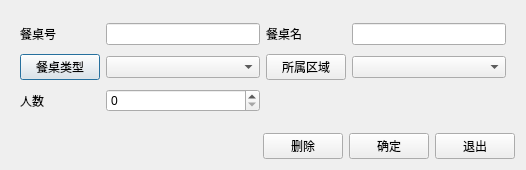
<?xml version="1.0" encoding="UTF-8"?>
<ui version="4.0">
 <class>w_bt_dish_table_new2</class>
 <widget class="QDialog" name="w_bt_dish_table_new2">
  <property name="geometry">
   <rect>
    <x>0</x>
    <y>0</y>
    <width>526</width>
    <height>170</height>
   </rect>
  </property>
  <property name="windowTitle">
   <string>Dialog</string>
  </property>
  <layout class="QVBoxLayout" name="verticalLayout">
   <item>
    <widget class="QFrame" name="frame">
     <property name="outer_stylesheet" stdset="0">
      <string>frame_detail_show</string>
     </property>
     <layout class="QGridLayout" name="gridLayout">
      <item row="0" column="2">
       <widget class="QLabel" name="label_2">
        <property name="text">
         <string>餐桌名</string>
        </property>
       </widget>
      </item>
      <item row="0" column="3">
       <widget class="QLineEdit" name="lineEdit_vch_tablename"/>
      </item>
      <item row="0" column="0">
       <widget class="QLabel" name="label">
        <property name="text">
         <string>餐桌号</string>
        </property>
       </widget>
      </item>
      <item row="1" column="3">
       <widget class="lds_ComboBox" name="comboBox_ch_areano"/>
      </item>
      <item row="0" column="1">
       <widget class="QLineEdit" name="lineEdit_ch_tableno"/>
      </item>
      <item row="1" column="1">
       <widget class="lds_ComboBox" name="comboBox_ch_typeno"/>
      </item>
      <item row="2" column="0">
       <widget class="QLabel" name="label_6">
        <property name="text">
         <string>人数</string>
        </property>
       </widget>
      </item>
      <item row="1" column="0">
       <widget class="pushbutton_underline" name="pushButton_type">
        <property name="text">
         <string>餐桌类型</string>
        </property>
       </widget>
      </item>
      <item row="1" column="2">
       <widget class="pushbutton_underline" name="pushButton_area">
        <property name="text">
         <string>所属区域</string>
        </property>
       </widget>
      </item>
      <item row="2" column="1">
       <widget class="lds_spinbox" name="lineEdit_int_person"/>
      </item>
     </layout>
    </widget>
   </item>
   <item>
    <layout class="QHBoxLayout" name="horizontalLayout">
     <item>
      <spacer name="horizontalSpacer">
       <property name="orientation">
        <enum>Qt::Horizontal</enum>
       </property>
       <property name="sizeHint" stdset="0">
        <size>
         <width>40</width>
         <height>20</height>
        </size>
       </property>
      </spacer>
     </item>
     <item>
      <widget class="lds_toolbar_button" name="pushButton_del">
       <property name="text">
        <string>删除</string>
       </property>
       <property name="outer_stylesheet" stdset="0">
        <string>pushbutton</string>
       </property>
      </widget>
     </item>
     <item>
      <widget class="lds_toolbar_button" name="pushButton_ok">
       <property name="text">
        <string>确定</string>
       </property>
       <property name="outer_stylesheet" stdset="0">
        <string>pushbutton</string>
       </property>
      </widget>
     </item>
     <item>
      <widget class="lds_toolbar_button" name="pushButton_exit">
       <property name="text">
        <string>退出</string>
       </property>
       <property name="outer_stylesheet" stdset="0">
        <string>pushbutton</string>
       </property>
      </widget>
     </item>
    </layout>
   </item>
  </layout>
 </widget>
 <customwidgets>
  <customwidget>
   <class>lds_toolbar_button</class>
   <extends>QPushButton</extends>
   <header>lds_toolbar_button.h</header>
  </customwidget>
  <customwidget>
   <class>lds_spinbox</class>
   <extends>QSpinBox</extends>
   <header>lds_spinbox.h</header>
  </customwidget>
  <customwidget>
   <class>pushbutton_underline</class>
   <extends>QPushButton</extends>
   <header>pushbutton_underline.h</header>
  </customwidget>
  <customwidget>
   <class>lds_ComboBox</class>
   <extends>QComboBox</extends>
   <header>lds_combobox.h</header>
  </customwidget>
 </customwidgets>
 <resources/>
 <connections/>
</ui>
